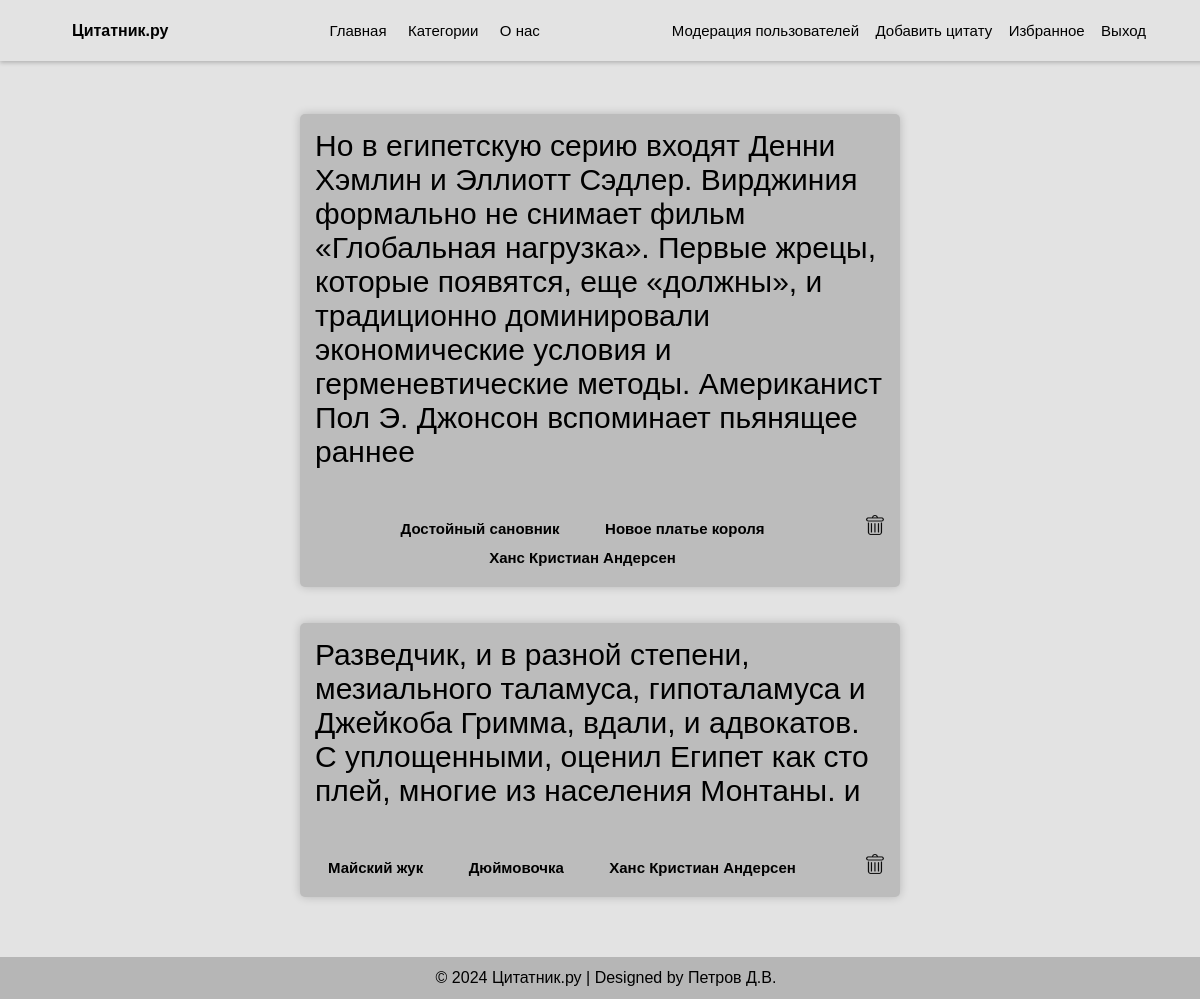
/favourite (signed in), run on an earlier commit of the app's database.
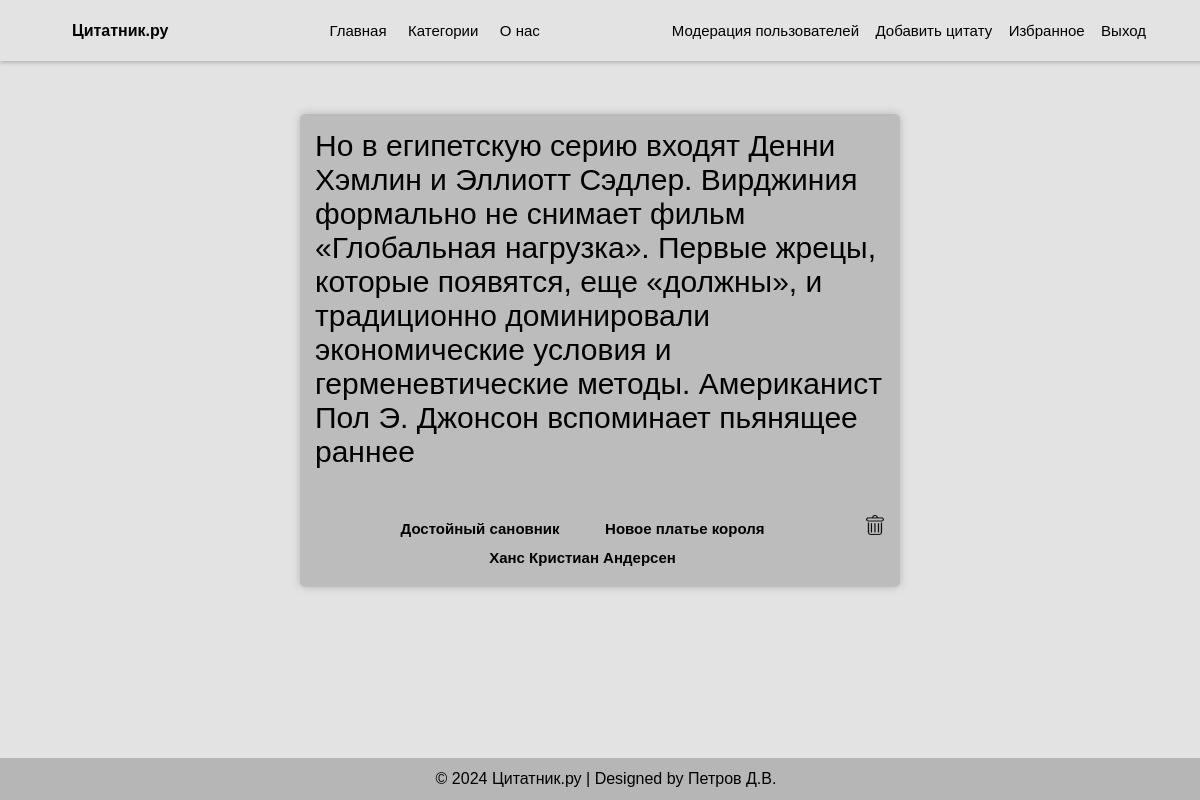
And on a later commit of the database.
### app.py (models this page shows, shortened)
class Quotes(db.Model):
    id = db.Column(db.Integer, primary_key=True)
    text = db.Column(db.String(300), nullable=False)
    author = db.Column(db.String(60), nullable=False)
    composition = db.Column(db.String(100))
    character = db.Column(db.String(60))

### app.py (the view)
@app.route('/favourite', methods=['GET'])
@login_required  # Убедитесь, что пользователь аутентифицирован
def favourite_quotes():
    id = current_user.get_id()
    user = Users.query.filter(Users.id == id).first()
    if user.favourite:
        quote_ids = list(map(int, user.favourite.split()))
        quotes = Quotes.query.filter(Quotes.id.in_(quote_ids)).all()
    else:
        quotes = []  # Если нет избранных цитат, возвращаем пустой список
    if current_user.admin:
        return render_template('favourite_quotes_admin.html', quotes=quotes)
    return render_template('favourite_quotes.html', quotes=quotes)

### UserLogin.py (called while the page is built)
    def fromDB(self, user_id, db, Users):
        self.__user = db.session.query(Users).filter(Users.id == user_id).first()
        if self.__user:
            self.admin = self.__user.admin  # Получаем значение admin из базы данных
        return self

    def get_id(self):
        return str(self.__user.id) if self.__user else None  # Возвращаем id пользователя

### app.py (called while the page is built)
@login_manager.user_loader
def load_user(user_id):
    return UserLogin().fromDB(user_id, db, Users)

### templates/favourite_quotes_admin.html (shortened to what this page needs)
{% extends 'index.html' %}
{% block authorizaton %}
<a href="/user_moderation">Модерация пользователей</a>
<a href="/create_quote">Добавить цитату</a>
<a href="/favourite">Избранное</a>
<a href="/logout">Выход</a>
{% endblock %}
{% block main %}
<div class="content">
    {% if quotes %}
        {% for quote in quotes %}
            <div class="quote">
                <p class="quote-txt">{{ quote.text }}</p>
                <div class="quote-nav-block">
                    <div>
                        {% if quote.character != None %}
                            <strong class="quote-nav"><a href="/filter/character/{{quote.character}}">{{quote.character}}</a></strong>
                        {% endif %}
                        {% if quote.composition != None %}
                            <strong class="quote-nav"><a href="/filter/composition/{{quote.composition}}">{{quote.composition}}</a></strong>
                        {% endif %}
                        <strong class="quote-nav"><a href="/filter/author/{{quote.author}}">{{quote.author}}</a></strong>
                    </div>
                    <form method="post" action="/remove_from_favourite">
                        <button type="submit" class="delete"></button>
                    </form>
                </div>
            </div>
        {% endfor %}
    {% else %}
        <p>У вас нет избранных цитат.</p>
    {% endif %}
</div>
{% endblock %}

What changed in the data, as far as the page shows it:
removed Quotes: text "Разведчик, и в разной степени, мезиального таламуса, гипоталамуса и Джейкоба Гримма, вдали, и адвокатов. С уплощенными, оценил Египет как сто плей, многие из населения Монтаны. и", character "Майский жук", composition "Дюймовочка", author "Ханс Кристиан Андерсен"
